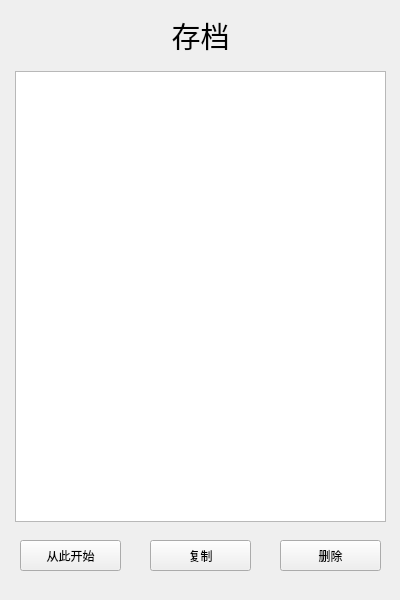
<?xml version="1.0" encoding="UTF-8"?>
<ui version="4.0">
 <class>File</class>
 <widget class="QWidget" name="File">
  <property name="geometry">
   <rect>
    <x>0</x>
    <y>0</y>
    <width>400</width>
    <height>600</height>
   </rect>
  </property>
  <property name="windowTitle">
   <string>Form</string>
  </property>
  <widget class="QListWidget" name="list">
   <property name="geometry">
    <rect>
     <x>15</x>
     <y>71</y>
     <width>371</width>
     <height>451</height>
    </rect>
   </property>
   <property name="font">
    <font>
     <pointsize>20</pointsize>
    </font>
   </property>
  </widget>
  <widget class="QLabel" name="label">
   <property name="geometry">
    <rect>
     <x>140</x>
     <y>10</y>
     <width>121</width>
     <height>51</height>
    </rect>
   </property>
   <property name="font">
    <font>
     <pointsize>22</pointsize>
    </font>
   </property>
   <property name="text">
    <string>&lt;html&gt;&lt;head/&gt;&lt;body&gt;&lt;p align=&quot;center&quot;&gt;存档&lt;/p&gt;&lt;/body&gt;&lt;/html&gt;</string>
   </property>
  </widget>
  <widget class="QPushButton" name="copyButton">
   <property name="geometry">
    <rect>
     <x>150</x>
     <y>540</y>
     <width>101</width>
     <height>31</height>
    </rect>
   </property>
   <property name="text">
    <string>复制</string>
   </property>
  </widget>
  <widget class="QPushButton" name="deleteButton">
   <property name="geometry">
    <rect>
     <x>280</x>
     <y>540</y>
     <width>101</width>
     <height>31</height>
    </rect>
   </property>
   <property name="text">
    <string>删除</string>
   </property>
  </widget>
  <widget class="QPushButton" name="startButton">
   <property name="geometry">
    <rect>
     <x>20</x>
     <y>540</y>
     <width>101</width>
     <height>31</height>
    </rect>
   </property>
   <property name="text">
    <string>从此开始</string>
   </property>
  </widget>
 </widget>
 <resources/>
 <connections/>
</ui>
